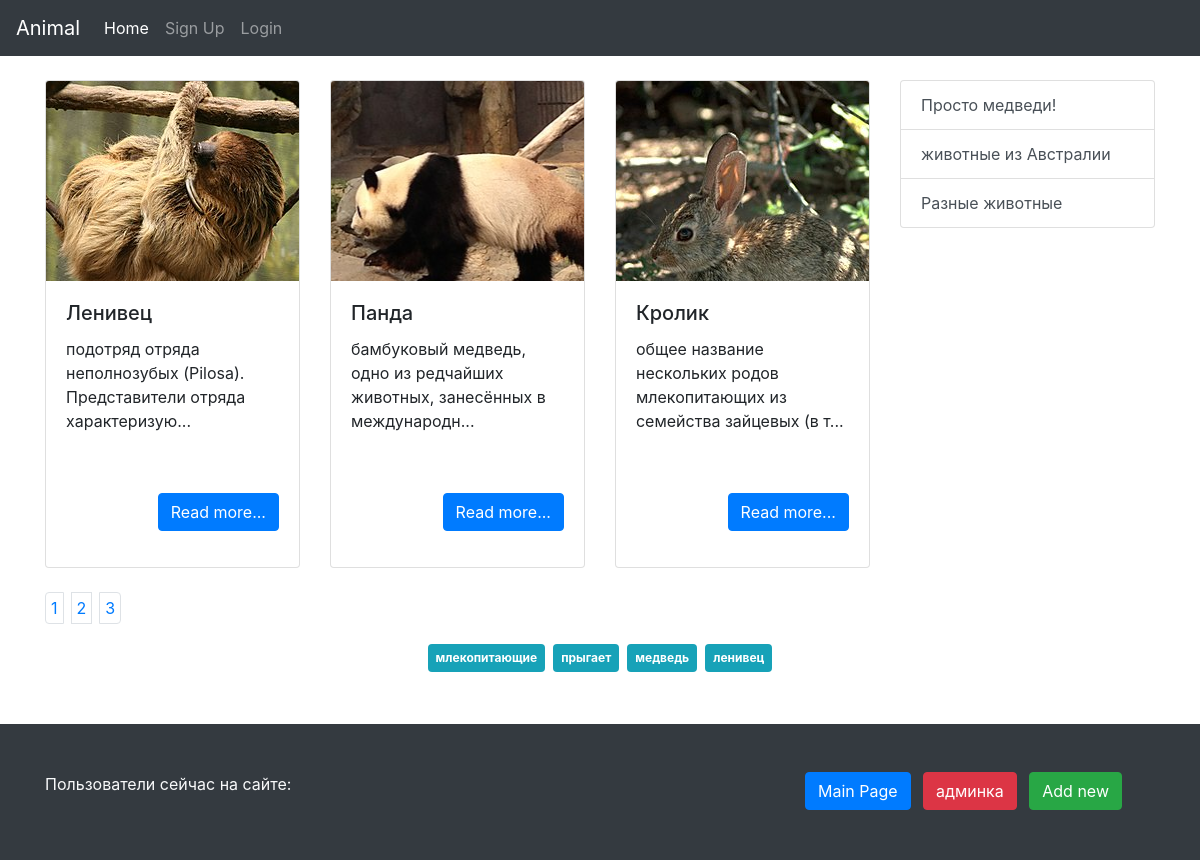
The page / on the database its author committed.
### tables this page shows
CREATE TABLE `info` (
  `id` int(11) NOT NULL,
  `title` varchar(255) NOT NULL,
  `category` int(11) NOT NULL,
  `descr_min` text NOT NULL,
  `description` text NOT NULL,
  `image` varchar(500) DEFAULT NULL
);

CREATE TABLE `category` (
  `id` int(11) NOT NULL,
  `category` varchar(255) NOT NULL,
  `slug` varchar(255) NOT NULL,
  `image` text NOT NULL,
  `description` text NOT NULL
);

### core/function.php (called while the page is built, shortened)
<?php
function selectMain($conn){
    $offset = 0;
    $sql = "SELECT * FROM info ORDER BY id DESC LIMIT 3 OFFSET ".$offset*3;
    $result = mysqli_query($conn, $sql);
    $a = array();
    if (mysqli_num_rows($result) > 0) {
        while($row = mysqli_fetch_assoc($result)) {
            $a[] = $row;
        }
    }
    return $a;
}
function paginationCount($conn){
    $sql = "SELECT * FROM info";
    $result = mysqli_query($conn, $sql);
    $result = mysqli_num_rows($result);
    return ceil($result/3);
}
function getAllTags($conn){
    $sql = "SELECT DISTINCT(tag) FROM tag";
    $result = mysqli_query($conn, $sql);
    $a = array();
    if (mysqli_num_rows($result) > 0) {
        while($row = mysqli_fetch_assoc($result)) {
            $a[] = $row['tag'];
        }
    }
    return $a;
}
function getAllCatInfo($conn){
    $sql = "SELECT * FROM category";
    $result = mysqli_query($conn, $sql);
    $a = array();
    if (mysqli_num_rows($result) > 0) {
        while($row = mysqli_fetch_assoc($result)) {
            $a[] = $row;
        }
    }
    return $a;
}
?>

### template/include.php (called while the page is built, shortened)
<?php
	require_once 'core/function.php';
	$conn = connect();
	$cat = getAllCatInfo($conn);
?>

### main.php (the view, shortened to what this page needs)
<?php require_once 'template/include.php'; ?>
<?php
require_once('template/header.php');
$data = selectMain($conn);
$countPage = paginationCount($conn);
$tag = getAllTags($conn);
?>
<div class="container">
    <div class="row">
        <div class="col-lg-9">
            <div class="row">
                <?php
                $out = '';
                for ($i=0; $i < count($data); $i++){
                $data_short = mb_strimwidth($data[$i]['descr_min'], 0, 75, '...');
                $out .='<div class="col-lg-4 col-md-6">';
                    $out .='<div class="card">';
                        $out .="<div style='background-image: url(/images/{$data[$i]['image']});' class='card-img-top'></div>";
                        $out .='<div class="card-body">';
                            $out .="<h5 class='card-title'>{$data[$i]['title']}</h5>";
                            $out .="<p class='card-text'>{$data_short}</p>";
                            $out .='<p class="text-right"><a href="/article/'.$data[$i]['id'].'" class="btn btn-primary">Read more...</a></p>';
                        $out .='</div>';
                    $out .='</div>';
                $out .='</div>';
                }
                echo $out;
                ?>
            </div>
        </div>
        <div class="col-lg-3">
            <?php require_once('template/nav.php') ?>
        </div>
    </div>
    <div class="row">
        <div class="col-lg-12 text-center">
            <nav class="mt-4">
                <ul class="pagination">
                    <?php
                    for ($i=0; $i < $countPage; $i++){
                    $j = $i+1;
                        echo "<li class='page-item'><a href='/index.php?page={$i}' style='padding: 5px;' class='page-link mr-2'>{$j}</a></li>";
                    }
                    ?>
                </ul>
            </nav>
        </div>
    </div>
    <div class="row">
        <div class="col-lg-12 text-center">
            <?php
            for ($i=0; $i < count($tag); $i++){
                echo "<a href='/tag.php?tag={$tag[$i]}' style='padding: 5px;' class='badge badge-info p-2 m-1'>{$tag[$i]}</a>";
            }
            ?>
        </div>
    </div>
</div>
<?php require_once('template/footer.php');?>

### template/nav.php
<?php
    $out = '<div class="list-group">';
    for ($i=0; $i < count($cat); $i++){
        $out .='<a class="list-group-item list-group-item-action" href="/cat/'.$cat[$i]['id'].'">';
        $out .= $cat[$i]['description'].'</a>';
    }
    echo $out;
    echo '</div>';
?>

### css/style.css (style rules this page uses)
html, body { height: 100%; }
.card-img-top { width: 100%; height: 200px; background-position: center top; background-repeat: no-repeat; }
.card-text { height: 140px; }

### rows shown on the page
info: image (picture), title "Ленивец", descr_min "подотряд отряда неполнозубых (Pilosa). Представители отряда характеризую..."
info: image (picture), title "Панда", descr_min "бамбуковый медведь, одно из редчайших животных, занесённых в международн..."
info: image (picture), title "Кролик", descr_min "общее название нескольких родов млекопитающих из семейства зайцевых (в т..."
category: description "Просто медведи!"
category: description "животные из Австралии"
category: description "Разные животные"

### other values the page prints
$j "1"
$j "2"
$j "3"
$tag[$i] "млекопитающие"
$tag[$i] "прыгает"
$tag[$i] "медведь"
$tag[$i] "ленивец"
